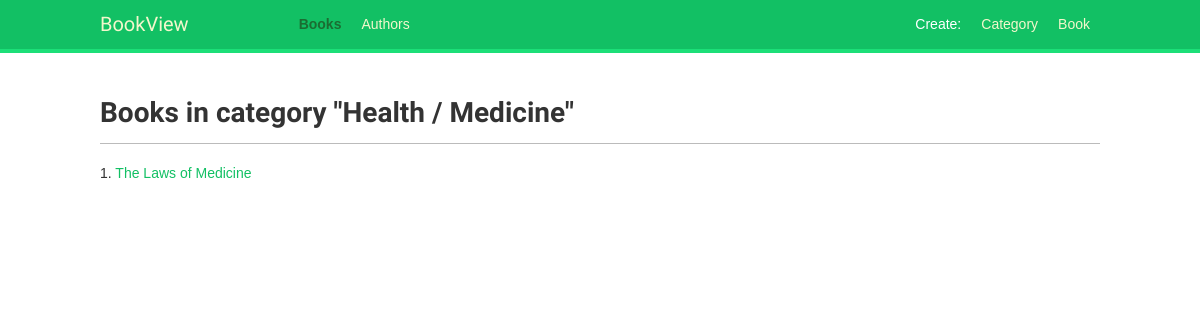
The page /books/category/health-medicine/ on the database as committed earlier.
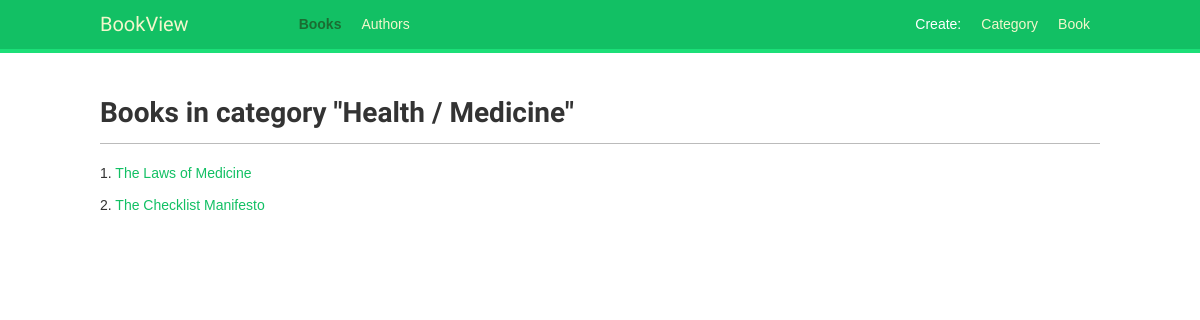
The same page on the database as committed later.
### books/models.py (models this page shows, shortened)
class Book(models.Model):
    title = models.CharField(max_length=48)
    slug = models.SlugField(max_length=250,
                            blank=True)
    description = models.TextField(max_length=500)
    year = models.IntegerField()
    image = models.ImageField(blank=True,
                              null=True,
                              upload_to='image/')
    preview_image = models.ImageField(blank=True,
                                      null=True,
                                      upload_to='preview/')
    author = models.ManyToManyField(Author)
    category = models.ForeignKey(Category)
    def __str__(self):
        return self.title
    def get_absolute_url(self):
        return reverse('books:book_detail',
                       args=[self.slug])

### books/views.py (the view)
# urls.py: url(r'^category/(?P<category>[-\w]+)/$', views.CategoryDetailView.as_view(), name='category_detail'),
class CategoryDetailView(DetailView):
    template_name = 'detail_category.html'
    model = Category
    context_object_name = 'category'
    slug_url_kwarg = 'category'
    def get_context_data(self, **kwargs):
        context = super(CategoryDetailView, self).get_context_data(**kwargs)
        books = Book.objects.filter(category=context['category'])
        context['books'] = books
        context['section'] = 'books'
        return context

### books/templates/detail_category.html (shortened to what this page needs)
{% extends "base.html" %}
{% block content %}
    <div class="detail-name">
        <h1>Books in category "{{ category.name }}"</h1>
    </div>
    <div class="detail-book">
        {% for book in books %}
            <p>{{ forloop.counter }}. <a href="{{ book.get_absolute_url }}">{{ book }}</a></p>
        {% endfor %}
    </div>
{% endblock %}

Rows that differ between the two databases and show on the page:
added Book: title "The Checklist Manifesto"
